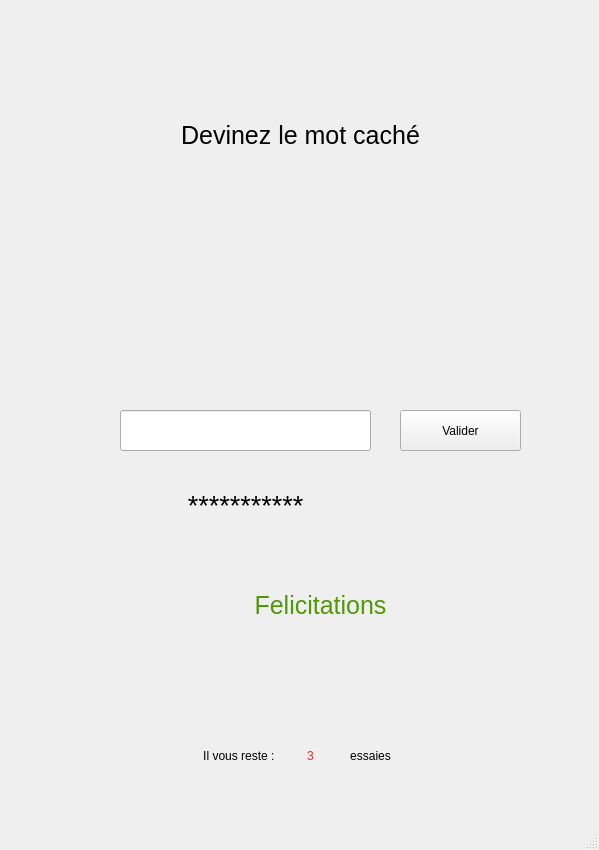
<?xml version="1.0" encoding="UTF-8"?>
<ui version="4.0">
 <class>MainWindow</class>
 <widget class="QMainWindow" name="MainWindow">
  <property name="geometry">
   <rect>
    <x>0</x>
    <y>0</y>
    <width>599</width>
    <height>850</height>
   </rect>
  </property>
  <property name="windowTitle">
   <string>MainWindow</string>
  </property>
  <widget class="QWidget" name="centralwidget">
   <widget class="QLabel" name="label">
    <property name="geometry">
     <rect>
      <x>190</x>
      <y>730</y>
      <width>101</width>
      <height>51</height>
     </rect>
    </property>
    <property name="text">
     <string>Il vous reste : </string>
    </property>
    <property name="alignment">
     <set>Qt::AlignCenter</set>
    </property>
   </widget>
   <widget class="QLabel" name="label_2">
    <property name="geometry">
     <rect>
      <x>290</x>
      <y>730</y>
      <width>41</width>
      <height>51</height>
     </rect>
    </property>
    <property name="palette">
     <palette>
      <active>
       <colorrole role="WindowText">
        <brush brushstyle="SolidPattern">
         <color alpha="255">
          <red>239</red>
          <green>41</green>
          <blue>41</blue>
         </color>
        </brush>
       </colorrole>
      </active>
      <inactive>
       <colorrole role="WindowText">
        <brush brushstyle="SolidPattern">
         <color alpha="255">
          <red>239</red>
          <green>41</green>
          <blue>41</blue>
         </color>
        </brush>
       </colorrole>
      </inactive>
      <disabled>
       <colorrole role="WindowText">
        <brush brushstyle="SolidPattern">
         <color alpha="255">
          <red>190</red>
          <green>190</green>
          <blue>190</blue>
         </color>
        </brush>
       </colorrole>
      </disabled>
     </palette>
    </property>
    <property name="text">
     <string>3</string>
    </property>
    <property name="alignment">
     <set>Qt::AlignCenter</set>
    </property>
   </widget>
   <widget class="QLabel" name="label_3">
    <property name="geometry">
     <rect>
      <x>320</x>
      <y>730</y>
      <width>101</width>
      <height>51</height>
     </rect>
    </property>
    <property name="text">
     <string>essaies</string>
    </property>
    <property name="alignment">
     <set>Qt::AlignCenter</set>
    </property>
   </widget>
   <widget class="QLineEdit" name="let_game">
    <property name="geometry">
     <rect>
      <x>120</x>
      <y>410</y>
      <width>251</width>
      <height>41</height>
     </rect>
    </property>
   </widget>
   <widget class="QPushButton" name="btn_valider">
    <property name="geometry">
     <rect>
      <x>400</x>
      <y>410</y>
      <width>121</width>
      <height>41</height>
     </rect>
    </property>
    <property name="text">
     <string>Valider</string>
    </property>
   </widget>
   <widget class="QLabel" name="label_4">
    <property name="geometry">
     <rect>
      <x>170</x>
      <y>100</y>
      <width>261</width>
      <height>71</height>
     </rect>
    </property>
    <property name="font">
     <font>
      <pointsize>19</pointsize>
     </font>
    </property>
    <property name="text">
     <string>Devinez le mot caché</string>
    </property>
    <property name="alignment">
     <set>Qt::AlignCenter</set>
    </property>
   </widget>
   <widget class="QLabel" name="label_5">
    <property name="geometry">
     <rect>
      <x>120</x>
      <y>480</y>
      <width>251</width>
      <height>51</height>
     </rect>
    </property>
    <property name="font">
     <font>
      <pointsize>20</pointsize>
     </font>
    </property>
    <property name="text">
     <string>***********</string>
    </property>
    <property name="alignment">
     <set>Qt::AlignCenter</set>
    </property>
   </widget>
   <widget class="QLabel" name="label_6">
    <property name="geometry">
     <rect>
      <x>190</x>
      <y>570</y>
      <width>261</width>
      <height>71</height>
     </rect>
    </property>
    <property name="palette">
     <palette>
      <active>
       <colorrole role="WindowText">
        <brush brushstyle="SolidPattern">
         <color alpha="255">
          <red>78</red>
          <green>154</green>
          <blue>6</blue>
         </color>
        </brush>
       </colorrole>
      </active>
      <inactive>
       <colorrole role="WindowText">
        <brush brushstyle="SolidPattern">
         <color alpha="255">
          <red>78</red>
          <green>154</green>
          <blue>6</blue>
         </color>
        </brush>
       </colorrole>
      </inactive>
      <disabled>
       <colorrole role="WindowText">
        <brush brushstyle="SolidPattern">
         <color alpha="255">
          <red>190</red>
          <green>190</green>
          <blue>190</blue>
         </color>
        </brush>
       </colorrole>
      </disabled>
     </palette>
    </property>
    <property name="font">
     <font>
      <pointsize>19</pointsize>
     </font>
    </property>
    <property name="text">
     <string>Felicitations</string>
    </property>
    <property name="alignment">
     <set>Qt::AlignCenter</set>
    </property>
   </widget>
  </widget>
  <widget class="QMenuBar" name="menubar">
   <property name="geometry">
    <rect>
     <x>0</x>
     <y>0</y>
     <width>599</width>
     <height>22</height>
    </rect>
   </property>
  </widget>
  <widget class="QStatusBar" name="statusbar"/>
 </widget>
 <resources/>
 <connections/>
</ui>
